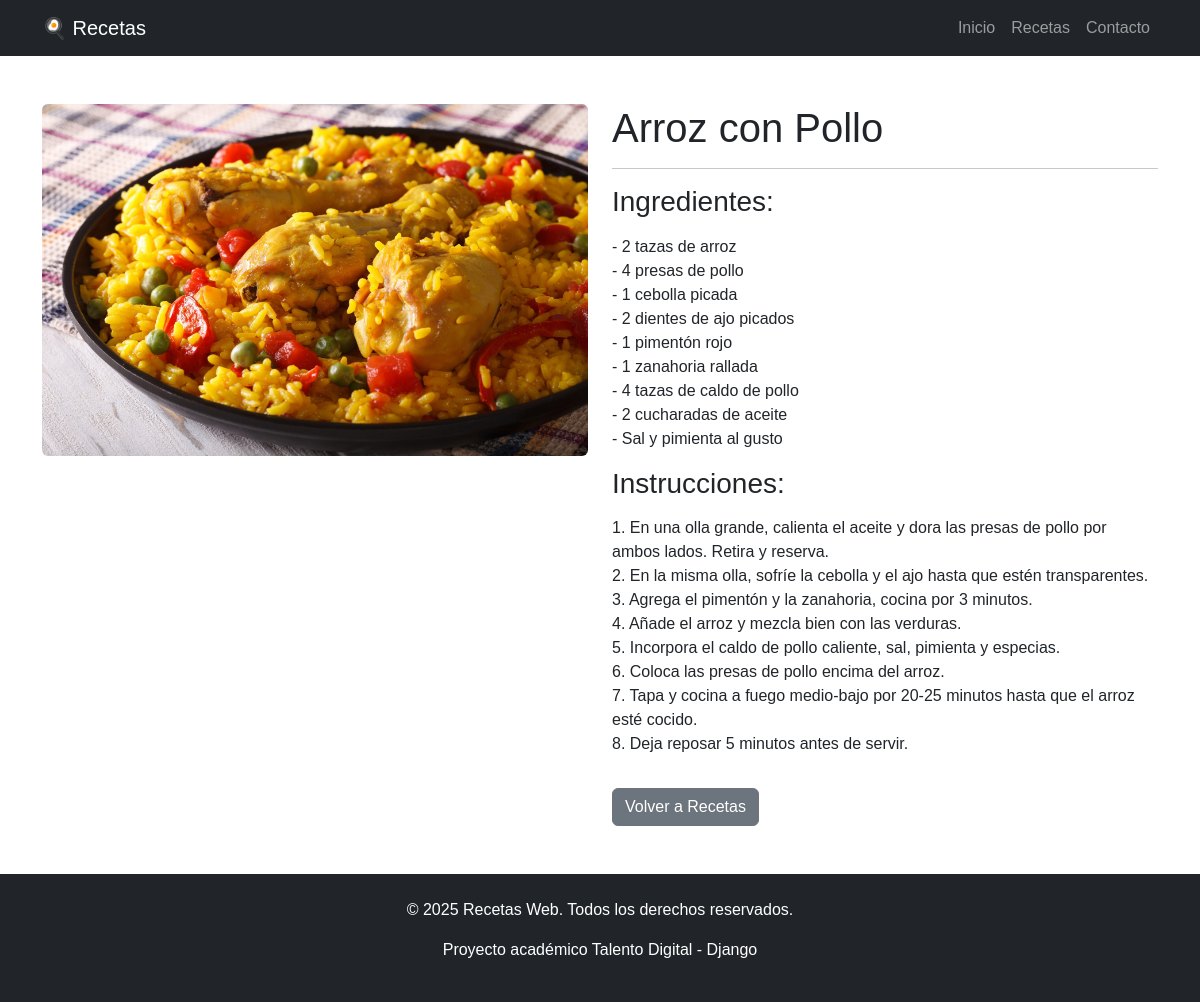
/receta/1/, run on the app's committed database.
### recetas/models.py (models this page shows)
class Receta(models.Model):
    nombre = models.CharField(max_length=200)
    ingredientes = models.TextField()
    instrucciones = models.TextField()
    imagen = models.ImageField(upload_to='recetas/')
    fecha_creacion = models.DateTimeField(auto_now_add=True)

### recetas/views.py (the view)
# urls.py: path('receta/<int:id>/', views.detalle_receta, name='detalle_receta'),
def detalle_receta(request, id):
    receta = get_object_or_404(Receta, id=id)
    return render(request, 'recetas/detalle_receta.html', {'receta': receta})

### recetas/templates/recetas/detalle_receta.html (shortened to what this page needs)
{% extends 'recetas/base.html' %}
{% block content %}
<div class="container my-5">
    {% if receta %}
    <div class="row">
        <div class="col-md-6">
            {% if receta.imagen %}
            <img src="{{ receta.imagen.url }}" class="img-fluid rounded" alt="{{ receta.nombre }}">
            {% endif %}
        </div>
        <div class="col-md-6">
            <h1>{{ receta.nombre }}</h1>
            <hr>
            <h3>Ingredientes:</h3>
            <p>{{ receta.ingredientes|linebreaks }}</p>
            <h3>Instrucciones:</h3>
            <p>{{ receta.instrucciones|linebreaks }}</p>
            <a href="{% url 'lista_recetas' %}" class="btn btn-secondary mt-3">Volver a Recetas</a>
        </div>
    </div>
    {% else %}
    <div class="alert alert-warning">Receta no encontrada.</div>
    {% endif %}
</div>
{% endblock %}

### static/css/estilos.css (style rules this page uses)
body { font-family: 'Arial', sans-serif; }

### data on the page
Receta: imagen (picture), nombre "Arroz con Pollo", ingredientes "- 2 tazas de arroz - 4 presas de pollo - 1 cebolla picada - 2 dientes de ajo picados - 1 pimentón rojo - 1 zanahoria rallada - 4 tazas de caldo de pollo - 2 cucharadas de aceite - Sal y pimienta al gusto", instrucciones "1. En una olla grande, calienta el aceite y dora las presas de pollo por ambos lados. Retira y reserva. 2. En la misma olla, sofríe la cebolla y el ajo hasta que estén transparentes. 3. Agrega el pimentón y la zanahoria, cocina por 3 minutos. 4. Añade el arroz y mezcla bien con las verduras. 5. Incorpora el caldo de pollo caliente, sal, pimienta y especias. 6. Coloca las presas de pollo encima del arroz. 7. Tapa y cocina a fuego medio-bajo por 20-25 minutos hasta que el arroz esté cocido. 8. Deja reposar 5 minutos antes de servir."
